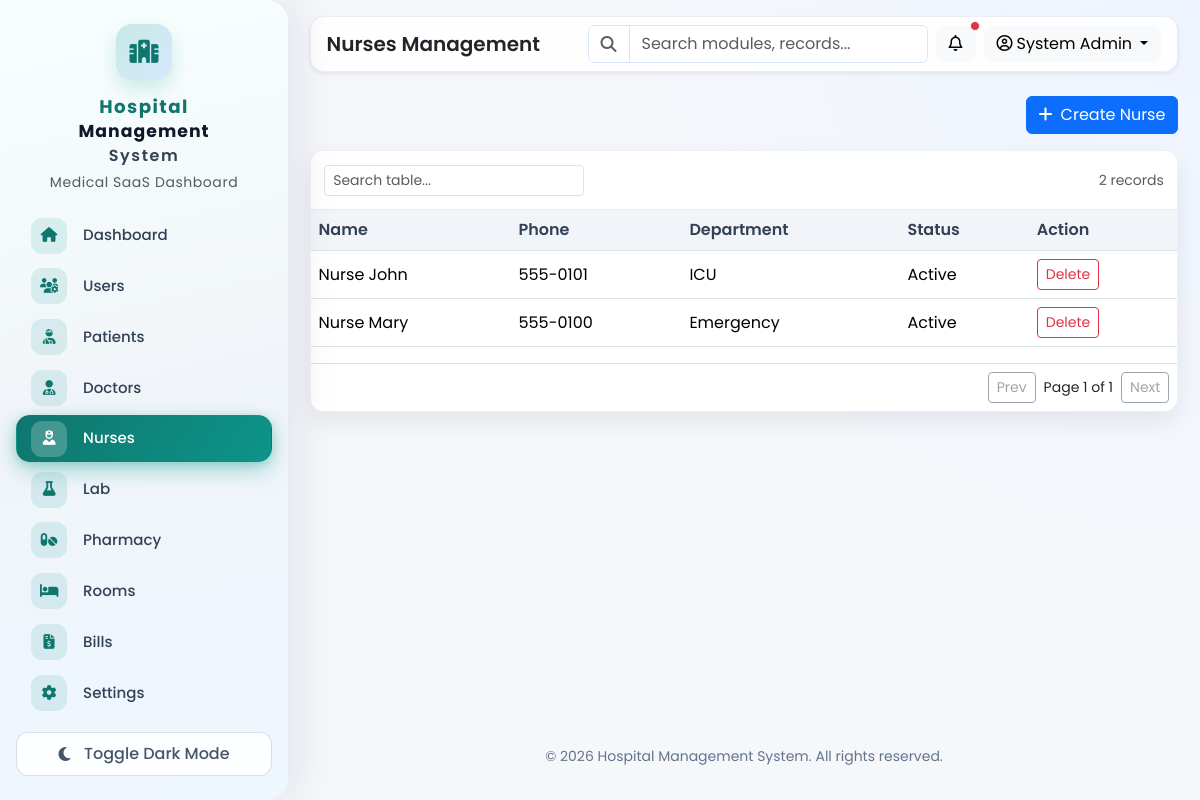
The page /admin/nurses.php (signed in) on the database its author committed.
### tables this page shows
CREATE TABLE nurses (
    id INT AUTO_INCREMENT PRIMARY KEY,
    full_name VARCHAR(150) NOT NULL,
    phone VARCHAR(30) NOT NULL,
    department VARCHAR(120) NOT NULL,
    address TEXT NULL,
    status ENUM('Active','Inactive') DEFAULT 'Active',
    created_at TIMESTAMP DEFAULT CURRENT_TIMESTAMP
);

### includes/auth.php (called while the page is built, shortened)
<?php
function e(?string $value): string
{
    return htmlspecialchars((string) $value, ENT_QUOTES, 'UTF-8');
}

### admin/nurses.php (the view, shortened to what this page needs)
<?php
require_once __DIR__ . '/../includes/workflow.php';
$rows = $pdo->query("SELECT id, full_name, phone, department, status FROM nurses ORDER BY id DESC")->fetchAll();
include __DIR__ . '/../includes/header.php';
?>
<div class="d-flex justify-content-end mb-3">
    <button class="btn btn-primary" type="button" data-bs-toggle="modal" data-bs-target="#createNurseModal">
        <i class="fa-solid fa-plus me-2"></i>Create Nurse
    </button>
</div>
<table>
    <tr><th>Name</th><th>Phone</th><th>Department</th><th>Status</th><th>Action</th></tr>
    <?php foreach ($rows as $row): ?>
        <tr>
            <td><?= e($row['full_name']) ?></td>
            <td><?= e($row['phone']) ?></td>
            <td><?= e($row['department']) ?></td>
            <td><?= e($row['status']) ?></td>
            <td>
                <button
                    type="button"
                    class="btn btn-outline-danger btn-sm btn-delete"
                    data-id="<?= (int) $row['id'] ?>"
                    data-action="<?= BASE_URL ?>/admin/nurses.php"
                    data-message="Delete this nurse record?"
                >Delete</button>
            </td>
        </tr>
    <?php endforeach; ?>
</table>
<?php include __DIR__ . '/../includes/footer.php'; ?>

### assets/css/style.css (style rules this page uses)
:root { --hms-primary: #0d6efd; --hms-success: #198754; --hms-warning: #ffc107; --hms-danger: #dc3545; --sidebar-width: 288px; --sidebar-width-collapsed: 82px; --sidebar-accent: #0d9488; --sidebar-accent-deep: #0f766e; --sidebar-accent-rgb: 13, 148, 136; --sidebar-shadow: 12px 0 40px rgba(15, 23, 42, 0.08); --sidebar-radius-tr: 22px; --sidebar-radius-br: 22px; }
* { box-sizing: border-box; font-family: 'Poppins', sans-serif; }
body { background: radial-gradient(circle at top right, #eef4ff, #f5f7fb 38%); color: #212529; transition: background-color .25s ease, color .25s ease; }
table { width: 100%; margin-bottom: 0; }
table thead th, table tr:first-child th { background: #f1f5f9; color: #334155; font-weight: 600; }

### rows shown on the page
nurses: full_name "Nurse John", phone "555-0101", department "ICU", status "Active"
nurses: full_name "Nurse Mary", phone "555-0100", department "Emergency", status "Active"

### other values the page prints
$word "Hospital"
$word "Management"
$word "System"
$label "Dashboard"
$label "Users"
$label "Patients"
$label "Doctors"
$label "Nurses"
$label "Lab"
$label "Pharmacy"
$label "Rooms"
$label "Bills"
$label "Settings"
$pageTitle "Nurses Management"
$user['full_name'] "System Admin"
